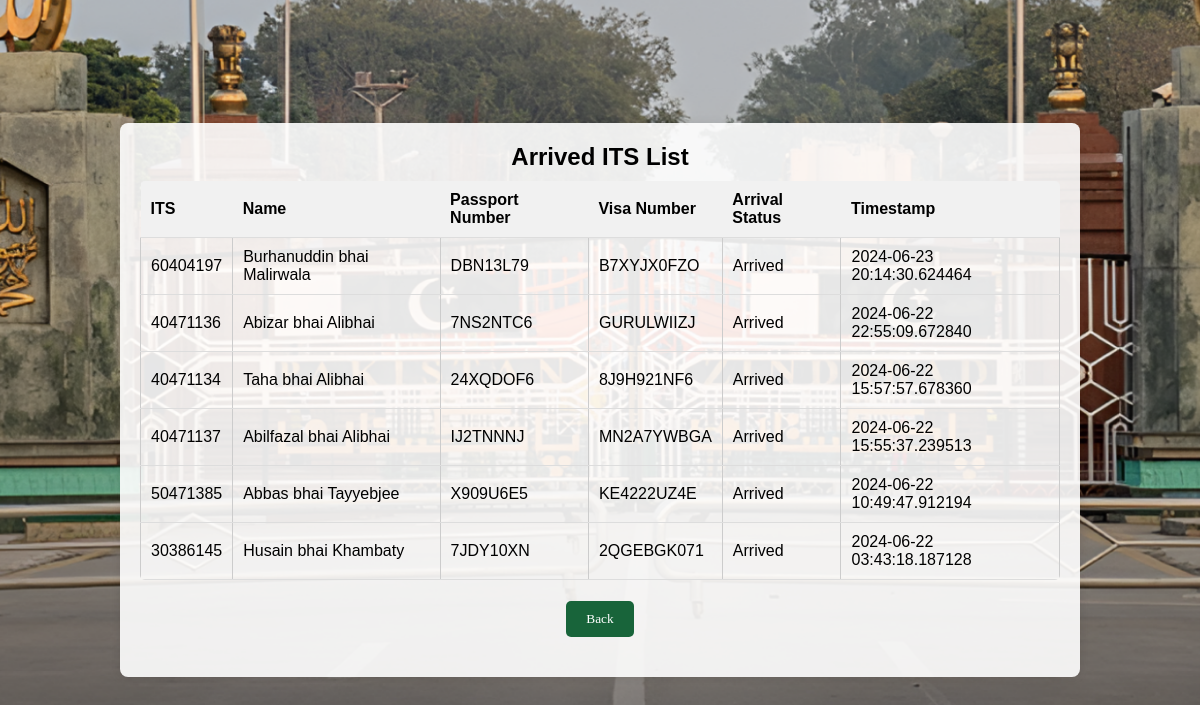
The page /arrived-list/ on the database its author committed.
### database.py (models this page shows)
class Master(Base):
    __tablename__ = "master"
    ITS = Column(Integer, primary_key=True, index=True)
    first_name = Column(String)
    middle_name = Column(String)
    last_name = Column(String)
    DOB = Column(Date)
    passport_No = Column(String, unique=True)
    passport_Expiry = Column(Date)
    Visa_No = Column(String, unique=True)
    Mode_of_Transport = Column(String)
    phone = Column(String, nullable=True)
    arrived = Column(Boolean, default=False)
    timestamp = Column(DateTime, default=func.now())

### main.py (the view)
@app.get("/arrived-list/", response_class=HTMLResponse)
async def arrived_list(request: Request, db: Session = Depends(get_db)):
    arrived_masters = db.query(Master).filter(Master.arrived == True).order_by(desc(Master.timestamp)).all()
    return templates.TemplateResponse("arrived_list.html", {"request": request, "arrived_masters": arrived_masters})

### templates/arrived_list.html (shortened to what this page needs)
<!DOCTYPE html>
<html lang="en">
<head>
    <link rel="stylesheet" href="/static/custom.css">
</head>
<body>
    <div class="container" style="width: 120vh;">
        <h2>Arrived ITS List</h2>
        <div class="table-container">
            <table>
                <thead>
                    <tr>
                        <th>ITS</th>
                        <th>Name</th>
                        <th>Passport Number</th>
                        <th>Visa Number</th>
                        <th>Arrival Status</th>
                        <th>Timestamp</th>
                    </tr>
                </thead>
                <tbody>
                    {% for master in arrived_masters %}
                    <tr>
                        <td>{{ master.ITS }}</td>
                        <td>{{ master.first_name }} {{ master.middle_name or "" }} {{ master.last_name }}</td>
                        <td>{{ master.passport_No }}</td>
                        <td>{{ master.Visa_No }}</td>
                        <td>{{ "Arrived" if master.arrived else "Not Arrived" }}</td>
                        <td>{{ master.timestamp }}</td>
                    </tr>
                    {% endfor %}
                </tbody>
            </table>
        </div>
        <div>
            <form action="/mark-as-arrived-form/" method="get">
                <button type="submit" class="button" style="margin:20px;">Back</button>
            </form>
        </div>
    </div>
</body>
</html>

### static/custom.css (style rules this page uses)
* { margin: 0; padding: 0; box-sizing: border-box; }
body, html { height: 100vh; overflow: hidden; font-family: Poppins, sans-serif; background-color: #f5ecd7; background: url('Login Page bg.png') no-repeat center center fixed; background-size: cover; display: flex; flex-direction: column; justify-content: center; }
.container { background: rgba(255, 255, 255, 0.9); padding: 20px; width: 45%; margin: 20px auto; text-align: center; border-radius: 8px; box-shadow: 0 0 10px rgba(0, 0, 0, 0.1); }
h1, h2, h3 { margin-bottom: 10px; }
button { background-color: #18643A; color: white; border: none; padding: 10px 20px; margin: 5px; cursor: pointer; border-radius: 5px; font-family: 'Poppins'; }
table { width: 100%; margin-bottom: 20px; border-collapse: collapse; border-radius: 5px; overflow: hidden; }
td { padding: 10px; border: 1px solid #ccc; text-align: left; }
th { text-align: left; }

### templates/arrived_list.html (style rules this page uses)
.table-container { height: 400px; overflow-y: scroll; }
table { width: 100%; border-collapse: collapse; }
th, td { padding: 10px; text-align: left; border-bottom: 1px solid #ddd; }
th { position: sticky; top: 0; background: #f1f1f1; }

### rows shown on the page
Master: ITS "60404197", first_name "Burhanuddin", middle_name "bhai", last_name "Malirwala", passport_No "DBN13L79", Visa_No "B7XYJX0FZO", arrived "Arrived", timestamp "2024-06-23 20:14:30.624464"
Master: ITS "40471136", first_name "Abizar", middle_name "bhai", last_name "Alibhai", passport_No "7NS2NTC6", Visa_No "GURULWIIZJ", arrived "Arrived", timestamp "2024-06-22 22:55:09.672840"
Master: ITS "40471134", first_name "Taha", middle_name "bhai", last_name "Alibhai", passport_No "24XQDOF6", Visa_No "8J9H921NF6", arrived "Arrived", timestamp "2024-06-22 15:57:57.678360"
Master: ITS "40471137", first_name "Abilfazal", middle_name "bhai", last_name "Alibhai", passport_No "IJ2TNNNJ", Visa_No "MN2A7YWBGA", arrived "Arrived", timestamp "2024-06-22 15:55:37.239513"
Master: ITS "50471385", first_name "Abbas", middle_name "bhai", last_name "Tayyebjee", passport_No "X909U6E5", Visa_No "KE4222UZ4E", arrived "Arrived", timestamp "2024-06-22 10:49:47.912194"
Master: ITS "30386145", first_name "Husain", middle_name "bhai", last_name "Khambaty", passport_No "7JDY10XN", Visa_No "2QGEBGK071", arrived "Arrived", timestamp "2024-06-22 03:43:18.187128"
